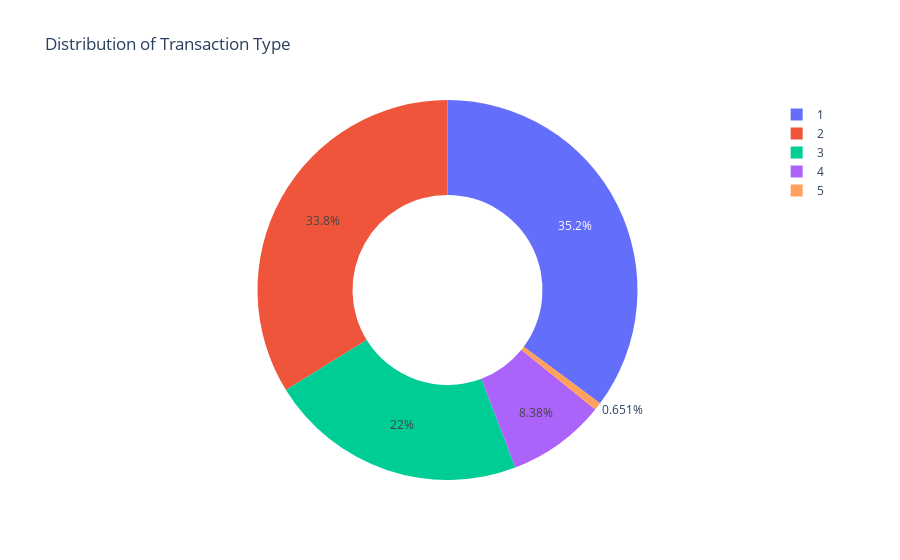

Here is the notebook cell this chart was saved with:
### Code cell
type = df["type"].value_counts()
transactions = type.index
quantity = type.values

import plotly.express as px
figure = px.pie(df, 
             values=quantity, 
             names=transactions,hole = 0.5, 
             title="Distribution of Transaction Type")
figure.show()

### Figure 1 — Plotly figure (JSON) as saved in the notebook; plotly's stock layout.template omitted (floating-point values rounded to 4 significant figures)
{"data": [{"domain": {"x": [0, 1], "y": [0, 1]}, "hole": 0.5, "hovertemplate": "label=%{label}<br>value=%{value}<extra></extra>", "labels": [1, 2, 3, 4, 5], "legendgroup": "", "name": "", "showlegend": true, "type": "pie", "values": [2237500, 2151495, 1399284, 532909, 41432]}], "layout": {"legend": {"tracegroupgap": 0}, "title": {"text": "Distribution of Transaction Type"}}}
